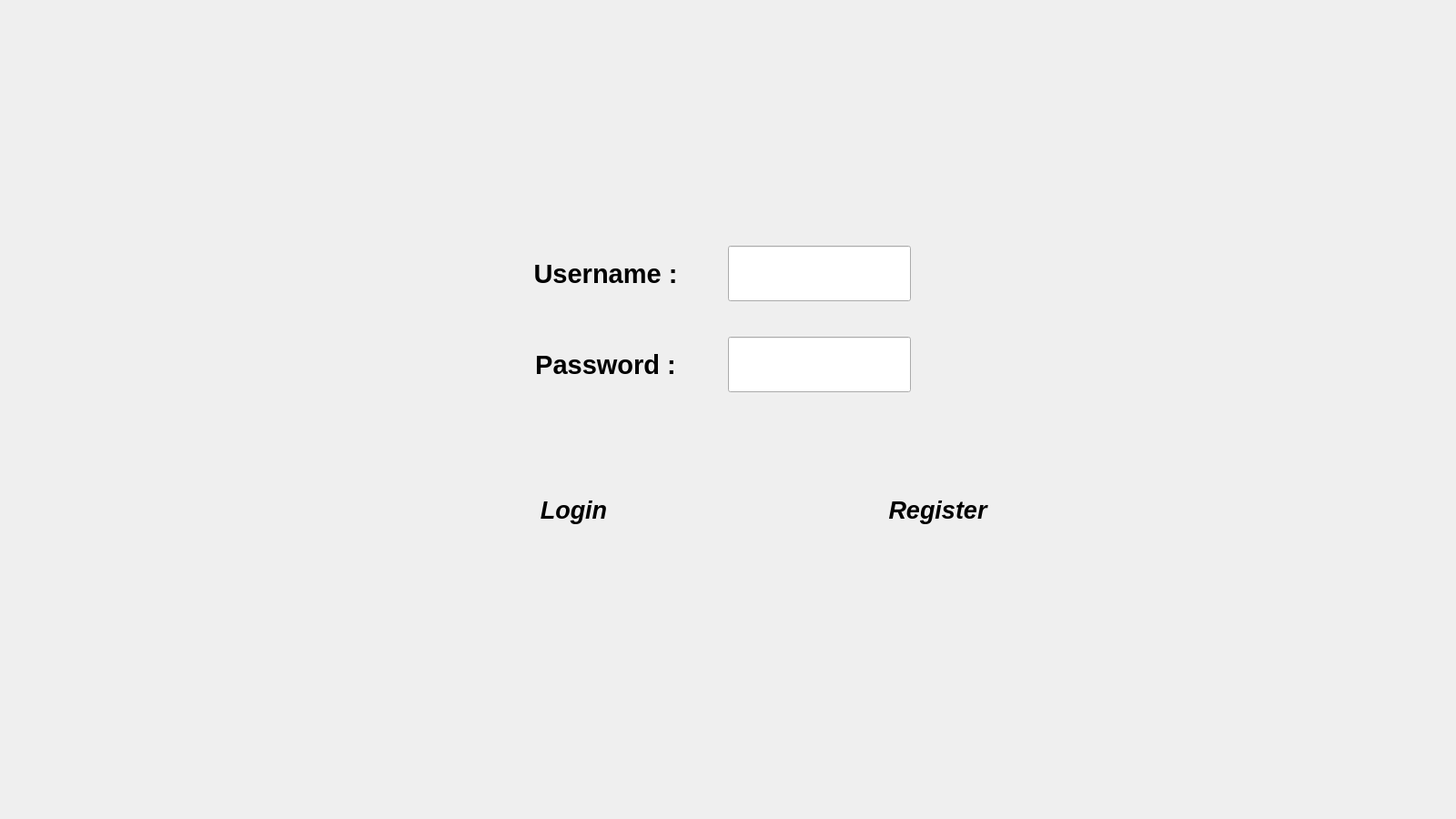
<?xml version="1.0" encoding="UTF-8"?>
<ui version="4.0">
 <class>User_Choice</class>
 <widget class="QWidget" name="User_Choice">
  <property name="geometry">
   <rect>
    <x>0</x>
    <y>0</y>
    <width>1600</width>
    <height>900</height>
   </rect>
  </property>
  <property name="windowTitle">
   <string>Form</string>
  </property>
  <widget class="QLabel" name="label">
   <property name="geometry">
    <rect>
     <x>0</x>
     <y>0</y>
     <width>1600</width>
     <height>900</height>
    </rect>
   </property>
   <property name="styleSheet">
    <string notr="true">background-image: url(:/Admin_login.jpg);</string>
   </property>
   <property name="text">
    <string/>
   </property>
  </widget>
  <widget class="QPushButton" name="login">
   <property name="geometry">
    <rect>
     <x>480</x>
     <y>530</y>
     <width>301</width>
     <height>61</height>
    </rect>
   </property>
   <property name="font">
    <font>
     <pointsize>20</pointsize>
     <italic>true</italic>
     <bold>true</bold>
    </font>
   </property>
   <property name="text">
    <string>Login</string>
   </property>
   <property name="flat">
    <bool>true</bool>
   </property>
  </widget>
  <widget class="QPushButton" name="register_2">
   <property name="geometry">
    <rect>
     <x>880</x>
     <y>530</y>
     <width>301</width>
     <height>61</height>
    </rect>
   </property>
   <property name="font">
    <font>
     <pointsize>20</pointsize>
     <italic>true</italic>
     <bold>true</bold>
    </font>
   </property>
   <property name="text">
    <string>Register</string>
   </property>
   <property name="flat">
    <bool>true</bool>
   </property>
  </widget>
  <widget class="QLineEdit" name="pass_edit">
   <property name="geometry">
    <rect>
     <x>800</x>
     <y>370</y>
     <width>201</width>
     <height>61</height>
    </rect>
   </property>
   <property name="echoMode">
    <enum>QLineEdit::EchoMode::Password</enum>
   </property>
  </widget>
  <widget class="QLabel" name="username">
   <property name="geometry">
    <rect>
     <x>560</x>
     <y>270</y>
     <width>211</width>
     <height>61</height>
    </rect>
   </property>
   <property name="font">
    <font>
     <pointsize>22</pointsize>
     <bold>true</bold>
    </font>
   </property>
   <property name="text">
    <string>Username :</string>
   </property>
   <property name="alignment">
    <set>Qt::AlignmentFlag::AlignCenter</set>
   </property>
  </widget>
  <widget class="QLabel" name="password">
   <property name="geometry">
    <rect>
     <x>560</x>
     <y>370</y>
     <width>211</width>
     <height>61</height>
    </rect>
   </property>
   <property name="font">
    <font>
     <pointsize>22</pointsize>
     <bold>true</bold>
    </font>
   </property>
   <property name="text">
    <string>Password :</string>
   </property>
   <property name="alignment">
    <set>Qt::AlignmentFlag::AlignCenter</set>
   </property>
  </widget>
  <widget class="QLineEdit" name="user_edit">
   <property name="geometry">
    <rect>
     <x>800</x>
     <y>270</y>
     <width>201</width>
     <height>61</height>
    </rect>
   </property>
  </widget>
 </widget>
 <resources/>
 <connections/>
</ui>
